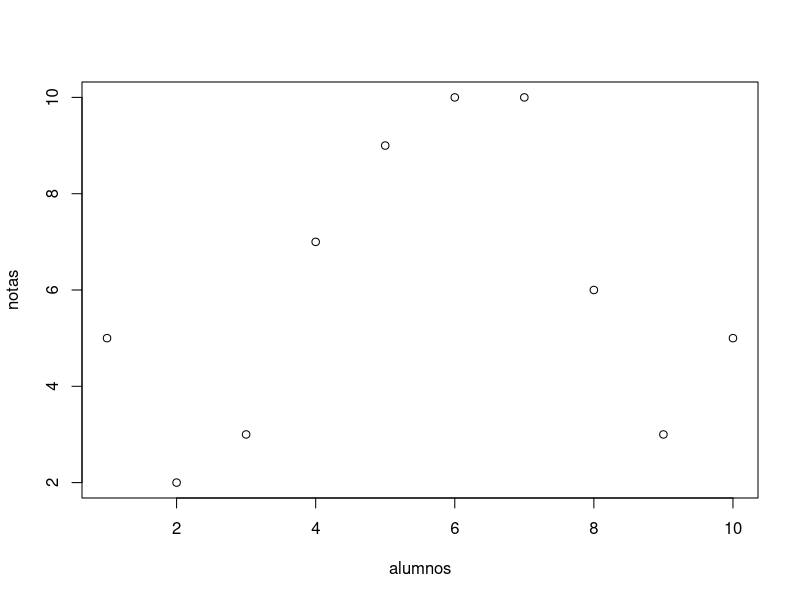
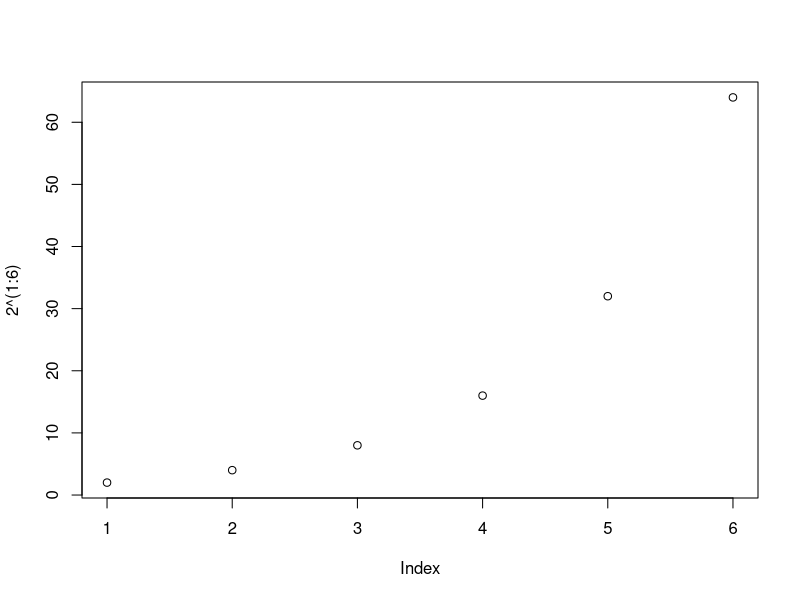
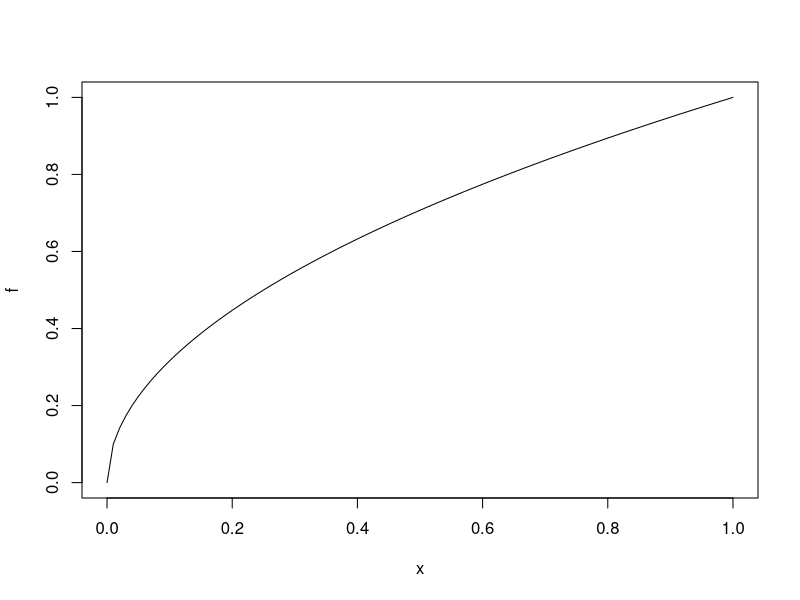
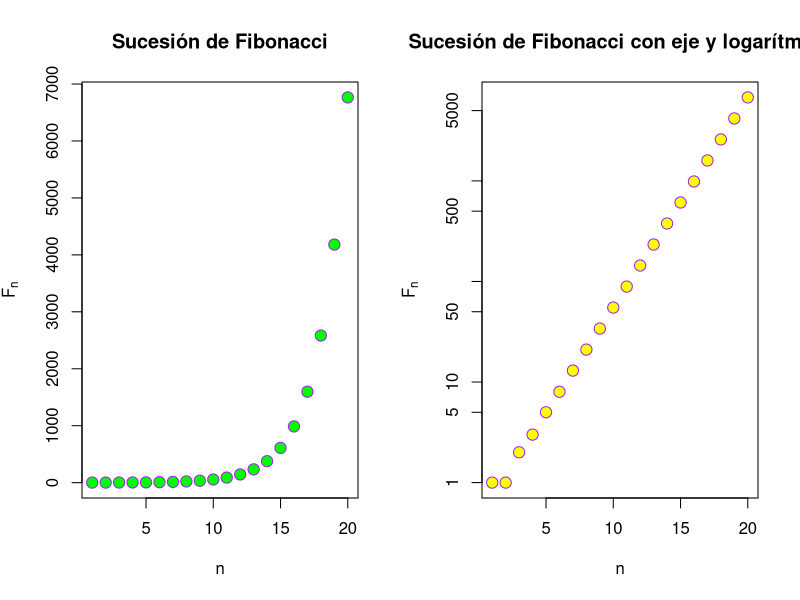
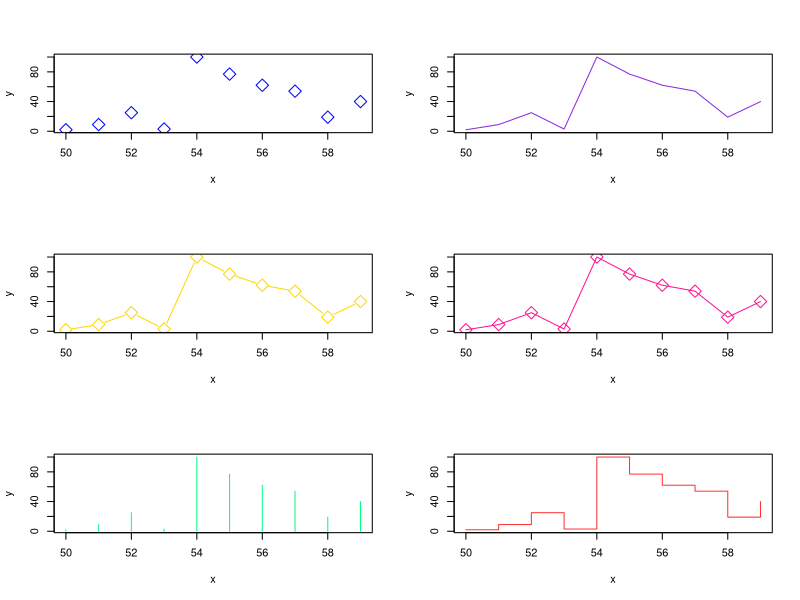
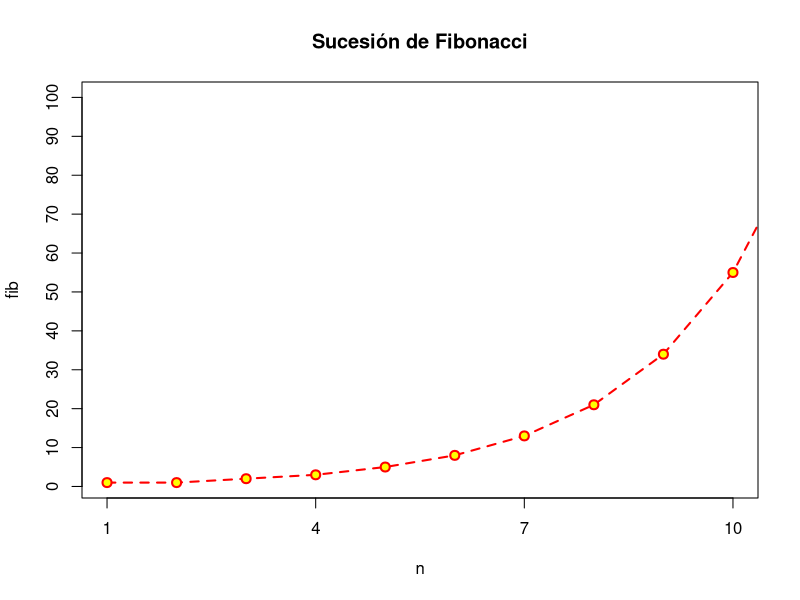
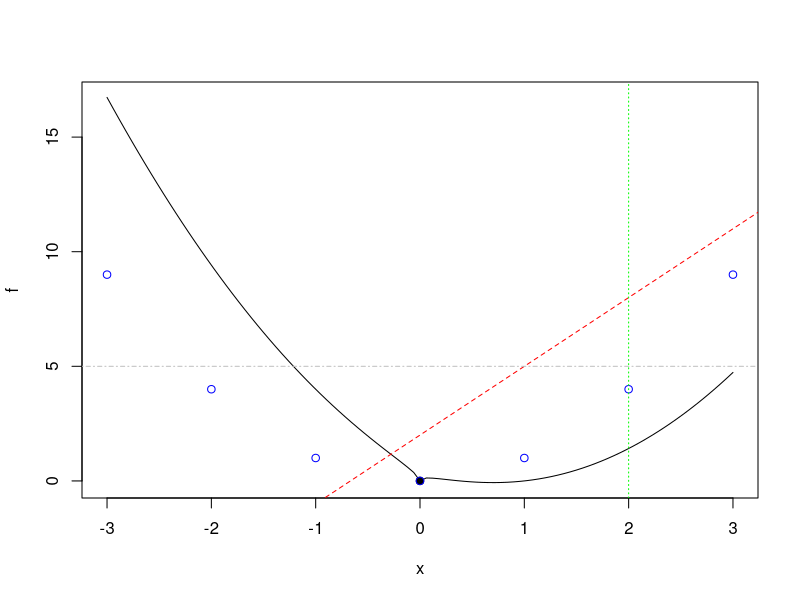
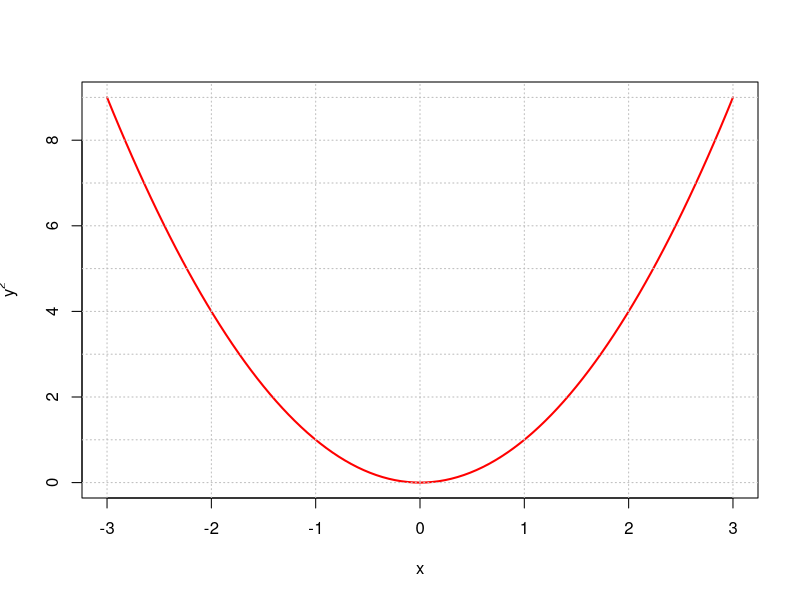

The R script that drew these images, in order:
## ---- chunk 1
knitr::opts_chunk$set(echo = TRUE)
## ---- chunk 2
alumnos <- c(1:10)
notas <- c(5, 2, 3, 7, 9, 10, 10, 6, 3, 5)
plot(alumnos, notas)
## ---- chunk 3
plot(2^(1:6))
## ---- chunk 4
f <- function(x){ sqrt(x) }

plot(f)
## ---- chunk 5
n = 1:20
fib = (1 / sqrt(5)) * ((1 + sqrt(5)) / 2) ^ n - (1 / sqrt(5)) * ((1 - sqrt(5)) / 2) ^ n

par(mfrow = c(1, 2))

plot(fib, xlab = "n", ylab = expression(F[n]), 
     main = "Sucesión de Fibonacci", pch=21, cex = 1.5, col = "purple", 
     bg = "green")

plot(fib, xlab = "n", ylab = expression(F[n]), 
     main = "Sucesión de Fibonacci con eje y logarítmico", pch=21, cex = 1.5, col = "purple", 
     bg = "yellow", log = "y")

par(mfrow = c(1, 1))
## ---- chunk 6
x = c(50:59)
y = c(2, 9, 25, 3, 100, 77, 62, 54, 19, 40)

par(mfrow = c(3,2))
plot(x, y, pch = 23, cex = 2, col = "blue", type = "p")
plot(x, y, pch = 23, cex = 2, col = "blueviolet", type = "l")
plot(x, y, pch = 23, cex = 2, col = "gold", type = "b")
plot(x, y, pch = 23, cex = 2, col = "deeppink", type = "o")
plot(x, y, pch = 23, cex = 2, col = "springgreen", type = "h")
plot(x, y, pch = 23, cex = 2, col = "firebrick1", type = "s")
par(mfrow = c(1,1))
## ---- chunk 7
plot(n, fib, pch = 21, col = "red", bg = "yellow", cex = 1.2, type = "o",
     main = "Sucesión de Fibonacci",
     lty = "dashed", lwd = 2, xlim = c(1, 10), ylim = c(1, 100),
     xaxp = c(1, 10, 3), yaxp = c(0, 100, 10))
## ---- chunk 8
f <- function(x){
  x^2 - 2*x + sqrt(abs(x))
}

plot(f, xlim = c(-3, 3))

points(0, 0, pch = 19)

points(-3:3, (-3:3)^2, col = "blue")

abline(2, 3, lty = "dashed", col = "red") 

abline(v = 2, lty = "dotted", col = "green")

abline(h = 5, lty = "dotdash", col = "gray")
## ---- chunk 9
f <- function(x){ x^2 }
plot(f, xlim = c(-3, 3), col = "red", lwd = 2, ylab = expression(y^2), xlab = "x")
abline(h = 0:9, v = -3:3, lty = "dotted", col = "gray")
## ---- chunk 10
plot(tan, xlim = c(-pi, pi), ylim = c(-10, 10))
abline(v = c(-pi/2, pi/2), col = "red", lwd = 2)
## ---- chunk 11
plot(0, 0)
text(0, 0, labels = "debajo", pos = 1)
text(0, 0, labels = "izquierda", pos = 2)
text(0, 0, labels = "arriba", pos = 3)
text(0, 0, labels = "derecha", pos = 4)
points(0, 1)
text(0, 1, labels = "centro")
## ---- chunk 12
f <- function(x){ x^2 }
plot(f, xlim = c(-3, 3), ylim = c(-10, 10))
points(-3:3, f(-3:3), pch = 19)
lines(-3:3, f(-3:3), lwd = 2, lty = "dotted", col = "red")
curve(x^3, lty = "dashed", col = "blue", add = TRUE)
curve(x^4, lty = "dashed", col = "orangered", add = TRUE)
legend("bottomright",
       legend = c(expression(x^2), expression(x^3), expression(x^4)),
       lwd = 2,
       col = c("red", "blue", "orangered"),
       lty = c("dotted", "dashed", "dashed"))
## ---- chunk 13
x = seq(0,2*pi,0.1)
plot(x,sin(x),type="l",col="blue",lwd=3, xlab="", ylab="")
lines(x,cos(x),col="green",lwd=3)
lines(x, tan(x), col="purple",lwd=3)
legend("bottomleft",col=c("blue","green","purple"), legend=c("Seno","Coseno", "Tangente"), 
       lwd=3, bty="l")
## ---- chunk 14
x = c(5*(1:10))
plot(x,c(exp(-x)+(-1)^x*x/2*sin(x)^2), xlab = "", ylab = "", 
     main = "Grafico con varios elementos")
segments(10,0,40,0, col = "red", lwd = 4)
arrows(10,0,40,-10, col = " blue", length = 0.25, angle = 30, code = 3)
symbols(40,0,stars = cbind(1,.5,1,.5,1,.5,1,.5,1,.5), add = TRUE, lwd = 3, inches = 0.5)
symbols(40,0,stars = cbind(1,.5,1,.5,1,.5,1,.5,1,.5), add = TRUE, lwd = 3)
polygon(c(20,30,40),c(10,-10,10), col = "gold", density = 3, angle = 90, lty = 4, 
        lwd = 5)
## ---- chunk 15
Respuestas = sample(c("S", "N"), size = 100, replace = T)
Sexo = sample(c("H", "M"), size = 100,  replace = T)
Lugar = sample(c("Cuajimalpa", "Coyoacán", "Tlahuac", "Iztapalapa"), size = 100, replace = T)

df = data.frame(Respuestas, Sexo, Lugar)
## ---- chunk 16
str(df)
head(df)
## ---- chunk 17
df$Respuestas
levels(df$Respuestas) = c("No", "Si")
df$Respuestas
## ---- chunk 18
barplot(table(Sexo), col=c("lightblue","pink"), main="Diagrama de barras de 
las frecuencias absolutas\n de la variable \"Sexo\"")
## ---- chunk 19
barplot(prop.table(table(Respuestas)), main="Diagrama de barras de frecuencias 
        relativas\n de la variable \"Respuestas\"")
## ---- chunk 20
par(mfrow=c(1,2))
barplot(table(Respuestas), col=c("green"))
barplot(table(Respuestas), col=c("red","blue"))
par(mfrow=c(1,1))
## ---- chunk 21
barplot(prop.table(table(Respuestas)), horiz=TRUE)
## ---- chunk 22
barplot(table(Sexo,Respuestas), legend.text = TRUE)
## ---- chunk 23
barplot(table(Sexo,Respuestas), beside=TRUE, legend.text=TRUE)
## ---- chunk 24

barplot(table(Respuestas,Sexo), beside=TRUE, names=c("Men", "Women"), 
        col=c("yellow","lightblue"), legend.text=c("No","Yes"))
